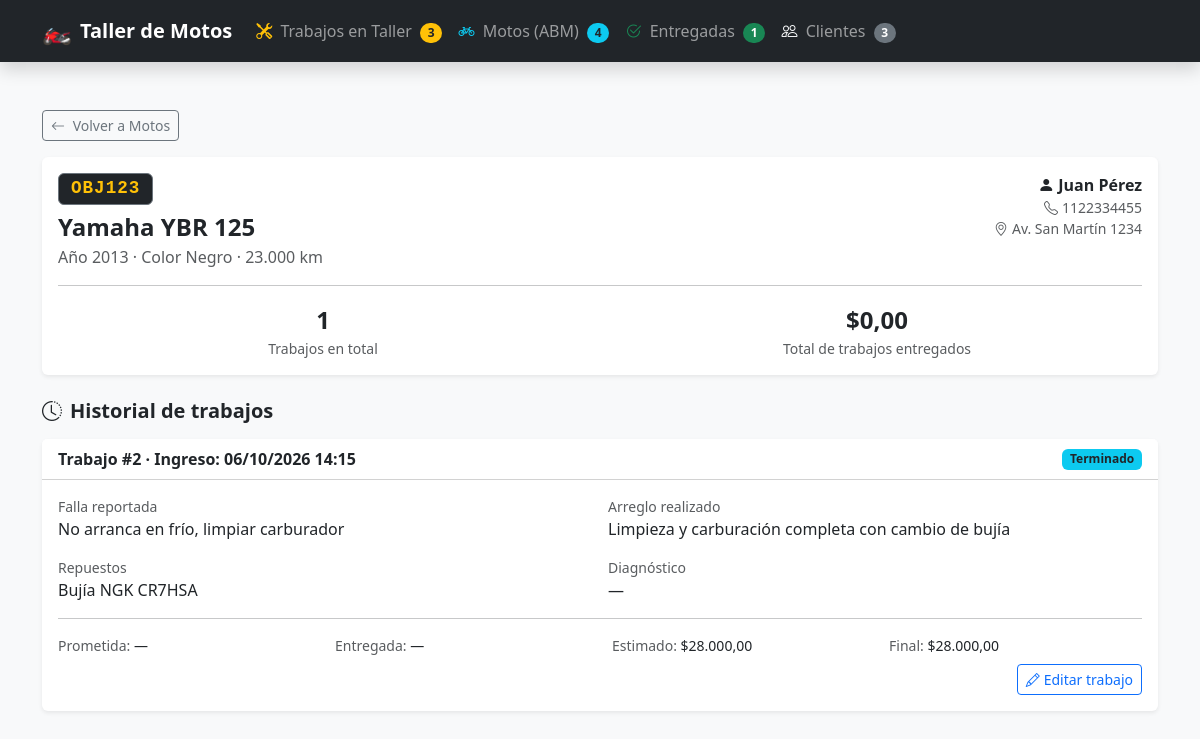
/historial_moto.php?id=2, run on the app's committed database.
### tables this page shows
CREATE TABLE `motos` (
  `id_moto` int(11) NOT NULL,
  `id_cliente` int(11) NOT NULL,
  `marca` varchar(50) NOT NULL,
  `modelo` varchar(100) NOT NULL,
  `anio` int(11) DEFAULT NULL,
  `patente` varchar(20) NOT NULL,
  `color` varchar(30) DEFAULT NULL,
  `kilometraje` int(11) DEFAULT 0,
  `observaciones` text DEFAULT NULL,
  `estado` enum('En Espera','En Reparacion','Terminado','Entregado') DEFAULT 'En Espera',
  `falla_reportada` text DEFAULT NULL,
  `arreglo_realizado` text DEFAULT NULL,
  `repuestos` text DEFAULT NULL,
  `precio_estimado` decimal(10,2) DEFAULT 0.00,
  `precio_final` decimal(10,2) DEFAULT 0.00,
  `fecha_ingreso` datetime DEFAULT current_timestamp(),
  `fecha_prometida` date DEFAULT NULL,
  `fecha_entrega` datetime DEFAULT NULL
);

CREATE TABLE `clientes` (
  `id_cliente` int(11) NOT NULL,
  `nombre` varchar(100) NOT NULL,
  `apellido` varchar(100) NOT NULL,
  `telefono` varchar(20) NOT NULL,
  `email` varchar(100) DEFAULT NULL,
  `direccion` varchar(200) DEFAULT NULL,
  `fecha_registro` timestamp NOT NULL DEFAULT current_timestamp()
);

CREATE TABLE `trabajos` (
  `id_trabajo` int(11) NOT NULL,
  `id_moto` int(11) NOT NULL,
  `falla_reportada` text NOT NULL,
  `diagnostico` text DEFAULT NULL,
  `arreglo_realizado` text DEFAULT NULL,
  `repuestos` text DEFAULT NULL,
  `precio_estimado` decimal(10,2) DEFAULT 0.00,
  `precio_final` decimal(10,2) DEFAULT 0.00,
  `fecha_ingreso` datetime DEFAULT current_timestamp(),
  `fecha_prometida` date DEFAULT NULL,
  `fecha_entrega` datetime DEFAULT NULL,
  `estado` enum('En Espera','En Reparacion','Terminado','Entregado') DEFAULT 'En Espera',
  `observaciones` text DEFAULT NULL
);

### historial_moto.php (the view, shortened to what this page needs)
<?php
require_once 'conexion.php';
$id = filter_var($_GET['id'] ?? '', FILTER_VALIDATE_INT);
$stmt = $pdo->prepare("SELECT m.*, c.id_cliente, c.nombre AS cliente_nombre, c.apellido AS cliente_apellido,
                              c.telefono AS cliente_telefono, c.direccion AS cliente_direccion
                       FROM motos m
                       INNER JOIN clientes c ON m.id_cliente = c.id_cliente
                       WHERE m.id_moto = :id");
$stmt->execute([':id' => $id]);
$moto = $stmt->fetch();
$stmtT = $pdo->prepare("SELECT * FROM trabajos WHERE id_moto = :id ORDER BY fecha_ingreso DESC, id_trabajo DESC");
$stmtT->execute([':id' => $id]);
$trabajos = $stmtT->fetchAll();
$totalGastado = 0;
function h($v) { return htmlspecialchars((string)$v, ENT_QUOTES, 'UTF-8'); }
function fmt($f, $conHora = false) {
    if (empty($f)) return '—';
    return date($conHora ? 'd/m/Y H:i' : 'd/m/Y', strtotime($f));
}
function colorEstado($e) {
    switch ($e) {
        case 'Terminado':     return 'info text-dark';
    }
}
?>
<!DOCTYPE html>
<html lang="es">
<head>
    <link href="https://cdn.jsdelivr.net/npm/bootstrap@5.3.0/dist/css/bootstrap.min.css" rel="stylesheet">
    <link href="https://cdn.jsdelivr.net/npm/bootstrap-icons@1.10.5/font/bootstrap-icons.css" rel="stylesheet">
</head>
<body class="bg-light">
    <?php include 'navbar.php'; ?>
    <div class="container py-4">
        <a href="motos.php" class="btn btn-outline-secondary btn-sm mb-3">
            <i class="bi bi-arrow-left me-1"></i> Volver a Motos
        </a>
        <div class="card shadow-sm border-0 mb-4">
            <div class="card-body">
                <div class="d-flex flex-wrap justify-content-between align-items-start gap-2">
                    <div>
                        <span class="badge bg-dark badge-patente border border-secondary text-warning"><?php echo h($moto['patente']); ?></span>
                        <h4 class="fw-bold mt-2 mb-1"><?php echo h($moto['marca'] . ' ' . $moto['modelo']); ?></h4>
                        <div class="text-muted">
                            Año <?php echo h($moto['anio']); ?> · Color <?php echo h($moto['color']); ?> ·
                            <?php echo number_format((int)$moto['kilometraje'], 0, ',', '.'); ?> km
                        </div>
                    </div>
                    <div class="text-md-end">
                        <div class="fw-bold"><i class="bi bi-person-fill me-1"></i><?php echo h($moto['cliente_nombre'] . ' ' . $moto['cliente_apellido']); ?></div>
                        <div class="text-muted small"><i class="bi bi-telephone me-1"></i><?php echo h($moto['cliente_telefono']); ?></div>
                        <div class="text-muted small"><i class="bi bi-geo-alt me-1"></i><?php echo h($moto['cliente_direccion']); ?></div>
                    </div>
                </div>
                <hr>
                <div class="row text-center">
                    <div class="col-6">
                        <div class="fs-4 fw-bold"><?php echo count($trabajos); ?></div>
                        <div class="text-muted small">Trabajos en total</div>
                    </div>
                    <div class="col-6">
                        <div class="fs-4 fw-bold">$<?php echo number_format($totalGastado, 2, ',', '.'); ?></div>
                        <div class="text-muted small">Total de trabajos entregados</div>
                    </div>
                </div>
            </div>
        </div>
        <h5 class="fw-bold mb-3"><i class="bi bi-clock-history me-2"></i>Historial de trabajos</h5>
        <?php foreach ($trabajos as $t): ?>
            <div class="card shadow-sm border-0 mb-3">
                <div class="card-header bg-white d-flex justify-content-between align-items-center">
                    <span class="fw-bold">Trabajo #<?php echo (int)$t['id_trabajo']; ?> · Ingreso: <?php echo fmt($t['fecha_ingreso'], true); ?></span>
                    <span class="badge bg-<?php echo colorEstado($t['estado']); ?>"><?php echo h($t['estado']); ?></span>
                </div>
                <div class="card-body">
                    <div class="row g-3">
                        <div class="col-md-6">
                            <div class="text-muted small">Falla reportada</div>
                            <div><?php echo nl2br(h($t['falla_reportada'])); ?></div>
                        </div>
                        <div class="col-md-6">
                            <div class="text-muted small">Arreglo realizado</div>
                            <div><?php echo !empty($t['arreglo_realizado']) ? nl2br(h($t['arreglo_realizado'])) : '—'; ?></div>
                        </div>
                        <div class="col-md-6">
                            <div class="text-muted small">Repuestos</div>
                            <div><?php echo !empty($t['repuestos']) ? nl2br(h($t['repuestos'])) : '—'; ?></div>
                        </div>
                        <div class="col-md-6">
                            <div class="text-muted small">Diagnóstico</div>
                            <div><?php echo !empty($t['diagnostico']) ? nl2br(h($t['diagnostico'])) : '—'; ?></div>
                        </div>
                    </div>
                    <hr>
                    <div class="row small">
                        <div class="col-6 col-md-3"><span class="text-muted">Prometida:</span> <?php echo fmt($t['fecha_prometida']); ?></div>
                        <div class="col-6 col-md-3"><span class="text-muted">Entregada:</span> <?php echo fmt($t['fecha_entrega'], true); ?></div>
                        <div class="col-6 col-md-3"><span class="text-muted">Estimado:</span> $<?php echo number_format((float)$t['precio_estimado'], 2, ',', '.'); ?></div>
                        <div class="col-6 col-md-3"><span class="text-muted">Final:</span> $<?php echo number_format((float)$t['precio_final'], 2, ',', '.'); ?></div>
                    </div>
                    <div class="mt-2 text-end">
                        <a href="editar_trabajo.php?id=<?php echo (int)$t['id_trabajo']; ?>" class="btn btn-sm btn-outline-primary">
                            <i class="bi bi-pencil me-1"></i>Editar trabajo
                        </a>
                    </div>
                </div>
            </div>
        <?php endforeach; ?>
    </div>
</body>
</html>

### historial_moto.php (style rules this page uses)
.badge-patente { font-family: monospace; letter-spacing: 1px; font-size: 1.1rem; padding: 6px 12px; }

### data on the page
motos: patente "OBJ123", marca+modelo "Yamaha YBR 125", anio "2013", color "Negro", kilometraje "23.000", id_cliente.apellido "Juan Pérez", id_cliente.telefono "1122334455", id_cliente.direccion "Av. San Martín 1234"
trabajos: id_trabajo "2", fecha_ingreso "06/10/2026 14:15", estado "Terminado", falla_reportada "No arranca en frío, limpiar carburador", arreglo_realizado "Limpieza y carburación completa con cambio de bujía", repuestos "Bujía NGK CR7HSA", fecha_prometida "—", fecha_entrega "—", precio_estimado "28.000,00", precio_final "28.000,00"

### other printed values
$totalActivas "3"
$totalMotos "4"
$totalEntregadas "1"
$totalClientes "3"
count($trabajos) "1"
$totalGastado "0,00"
